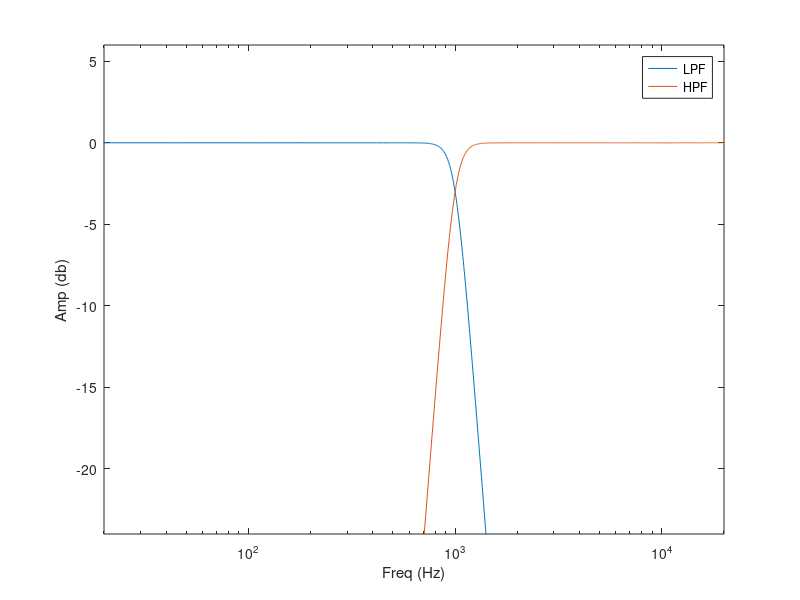

Write the MATLAB code that produced this figure.
% filterBank.m
% Dan Hirlinger
clear; clc;

Fs = 48000;
Nyq = Fs/2;

n = 8; % Q value
Wn = 1000/Nyq; % where the "split" occurs

[bLow,aLow] = butter(n,Wn);
[bHi,aHi] = butter(n,Wn,'high');

[hLow,w] = freqz(bLow,aLow,4096,Fs);
[hHi] = freqz(bHi,aHi,4096,Fs);

semilogx(w,20*log10(abs(hLow)),w,20*log10(abs(hHi)));
axis([20 20000 -24 6]);
xlabel('Freq (Hz)');
ylabel('Amp (db)');
legend('LPF','HPF');